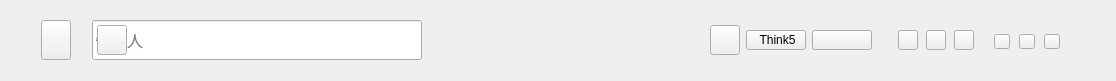
   <widget class="QWidget" name="title_widget" native="true">
    <property name="geometry">
     <rect>
      <x>200</x>
      <y>0</y>
      <width>1116</width>
      <height>81</height>
     </rect>
    </property>
    <property name="sizePolicy">
     <sizepolicy hsizetype="Expanding" vsizetype="Expanding">
      <horstretch>0</horstretch>
      <verstretch>0</verstretch>
     </sizepolicy>
    </property>
    <property name="minimumSize">
     <size>
      <width>0</width>
      <height>81</height>
     </size>
    </property>
    <property name="maximumSize">
     <size>
      <width>16777215</width>
      <height>81</height>
     </size>
    </property>
    <layout class="QHBoxLayout" name="horizontalLayout_2">
     <item>
      <spacer name="horizontalSpacer_5">
       <property name="orientation">
        <enum>Qt::Horizontal</enum>
       </property>
       <property name="sizeType">
        <enum>QSizePolicy::Minimum</enum>
       </property>
       <property name="sizeHint" stdset="0">
        <size>
         <width>30</width>
         <height>20</height>
        </size>
       </property>
      </spacer>
     </item>
     <item>
      <widget class="QPushButton" name="btn_back">
       <property name="minimumSize">
        <size>
         <width>30</width>
         <height>40</height>
        </size>
       </property>
       <property name="maximumSize">
        <size>
         <width>30</width>
         <height>40</height>
        </size>
       </property>
       <property name="cursor">
        <cursorShape>PointingHandCursor</cursorShape>
       </property>
       <property name="text">
        <string/>
       </property>
      </widget>
     </item>
     <item>
      <spacer name="horizontalSpacer_4">
       <property name="orientation">
        <enum>Qt::Horizontal</enum>
       </property>
       <property name="sizeType">
        <enum>QSizePolicy::Fixed</enum>
       </property>
       <property name="sizeHint" stdset="0">
        <size>
         <width>15</width>
         <height>15</height>
        </size>
       </property>
      </spacer>
     </item>
     <item>
      <widget class="QWidget" name="searshWidget" native="true">
       <property name="sizePolicy">
        <sizepolicy hsizetype="Fixed" vsizetype="Fixed">
         <horstretch>0</horstretch>
         <verstretch>0</verstretch>
        </sizepolicy>
       </property>
       <property name="minimumSize">
        <size>
         <width>330</width>
         <height>50</height>
        </size>
       </property>
       <property name="maximumSize">
        <size>
         <width>330</width>
         <height>50</height>
        </size>
       </property>
       <widget class="QLineEdit" name="line_search">
        <property name="geometry">
         <rect>
          <x>0</x>
          <y>5</y>
          <width>330</width>
          <height>40</height>
         </rect>
        </property>
        <property name="minimumSize">
         <size>
          <width>330</width>
          <height>40</height>
         </size>
        </property>
        <property name="maximumSize">
         <size>
          <width>330</width>
          <height>40</height>
         </size>
        </property>
        <property name="font">
         <font>
          <family>JetBrains Mono</family>
          <pointsize>12</pointsize>
         </font>
        </property>
        <property name="placeholderText">
         <string>告五人</string>
        </property>
       </widget>
       <widget class="QPushButton" name="btn_search">
        <property name="geometry">
         <rect>
          <x>5</x>
          <y>10</y>
          <width>30</width>
          <height>30</height>
         </rect>
        </property>
        <property name="minimumSize">
         <size>
          <width>30</width>
          <height>30</height>
         </size>
        </property>
        <property name="maximumSize">
         <size>
          <width>30</width>
          <height>30</height>
         </size>
        </property>
        <property name="cursor">
         <cursorShape>PointingHandCursor</cursorShape>
        </property>
        <property name="text">
         <string/>
        </property>
       </widget>
      </widget>
     </item>
     <item>
      <spacer name="horizontalSpacer">
       <property name="orientation">
        <enum>Qt::Horizontal</enum>
       </property>
       <property name="sizeType">
        <enum>QSizePolicy::Expanding</enum>
       </property>
       <property name="sizeHint" stdset="0">
        <size>
         <width>180</width>
         <height>20</height>
        </size>
       </property>
      </spacer>
     </item>
     <item>
      <widget class="QPushButton" name="btn_Profile">
       <property name="minimumSize">
        <size>
         <width>30</width>
         <height>30</height>
        </size>
       </property>
       <property name="maximumSize">
        <size>
         <width>30</width>
         <height>30</height>
        </size>
       </property>
       <property name="cursor">
        <cursorShape>PointingHandCursor</cursorShape>
       </property>
       <property name="text">
        <string/>
       </property>
      </widget>
     </item>
     <item>
      <widget class="QPushButton" name="btn_name">
       <property name="minimumSize">
        <size>
         <width>60</width>
         <height>20</height>
        </size>
       </property>
       <property name="maximumSize">
        <size>
         <width>60</width>
         <height>20</height>
        </size>
       </property>
       <property name="cursor">
        <cursorShape>PointingHandCursor</cursorShape>
       </property>
       <property name="text">
        <string> Think5</string>
       </property>
      </widget>
     </item>
     <item>
      <widget class="QPushButton" name="btn_vip">
       <property name="minimumSize">
        <size>
         <width>60</width>
         <height>20</height>
        </size>
       </property>
       <property name="maximumSize">
        <size>
         <width>60</width>
         <height>20</height>
        </size>
       </property>
       <property name="cursor">
        <cursorShape>PointingHandCursor</cursorShape>
       </property>
       <property name="text">
        <string/>
       </property>
      </widget>
     </item>
     <item>
      <spacer name="horizontalSpacer_6">
       <property name="orientation">
        <enum>Qt::Horizontal</enum>
       </property>
       <property name="sizeType">
        <enum>QSizePolicy::Minimum</enum>
       </property>
       <property name="sizeHint" stdset="0">
        <size>
         <width>20</width>
         <height>20</height>
        </size>
       </property>
      </spacer>
     </item>
     <item>
      <widget class="QPushButton" name="btn_msg">
       <property name="minimumSize">
        <size>
         <width>20</width>
         <height>20</height>
        </size>
       </property>
       <property name="maximumSize">
        <size>
         <width>20</width>
         <height>20</height>
        </size>
       </property>
       <property name="cursor">
        <cursorShape>PointingHandCursor</cursorShape>
       </property>
       <property name="text">
        <string/>
       </property>
      </widget>
     </item>
     <item>
      <spacer name="horizontalSpacer_12">
       <property name="orientation">
        <enum>Qt::Horizontal</enum>
       </property>
       <property name="sizeType">
        <enum>QSizePolicy::Minimum</enum>
       </property>
       <property name="sizeHint" stdset="0">
        <size>
         <width>2</width>
         <height>20</height>
        </size>
       </property>
      </spacer>
     </item>
     <item>
      <widget class="QPushButton" name="btn_setting">
       <property name="minimumSize">
        <size>
         <width>20</width>
         <height>20</height>
        </size>
       </property>
       <property name="maximumSize">
        <size>
         <width>20</width>
         <height>20</height>
        </size>
       </property>
       <property name="cursor">
        <cursorShape>PointingHandCursor</cursorShape>
       </property>
       <property name="text">
        <string/>
       </property>
      </widget>
     </item>
     <item>
      <spacer name="horizontalSpacer_13">
       <property name="orientation">
        <enum>Qt::Horizontal</enum>
       </property>
       <property name="sizeType">
        <enum>QSizePolicy::Minimum</enum>
       </property>
       <property name="sizeHint" stdset="0">
        <size>
         <width>2</width>
         <height>20</height>
        </size>
       </property>
      </spacer>
     </item>
     <item>
      <widget class="QPushButton" name="btn_skin">
       <property name="minimumSize">
        <size>
         <width>20</width>
         <height>20</height>
        </size>
       </property>
       <property name="maximumSize">
        <size>
         <width>20</width>
         <height>20</height>
        </size>
       </property>
       <property name="cursor">
        <cursorShape>PointingHandCursor</cursorShape>
       </property>
       <property name="text">
        <string/>
       </property>
      </widget>
     </item>
     <item>
      <widget class="QWidget" name="title_btn_widget" native="true">
       <property name="sizePolicy">
        <sizepolicy hsizetype="Fixed" vsizetype="Fixed">
         <horstretch>0</horstretch>
         <verstretch>0</verstretch>
        </sizepolicy>
       </property>
       <property name="minimumSize">
        <size>
         <width>95</width>
         <height>30</height>
        </size>
       </property>
       <property name="maximumSize">
        <size>
         <width>95</width>
         <height>30</height>
        </size>
       </property>
       <layout class="QHBoxLayout" name="horizontalLayout">
        <item>
         <spacer name="horizontalSpacer_14">
          <property name="orientation">
           <enum>Qt::Horizontal</enum>
          </property>
          <property name="sizeType">
           <enum>QSizePolicy::Fixed</enum>
          </property>
          <property name="sizeHint" stdset="0">
           <size>
            <width>2</width>
            <height>20</height>
           </size>
          </property>
         </spacer>
        </item>
        <item>
         <widget class="QPushButton" name="btn_minimize">
          <property name="sizePolicy">
           <sizepolicy hsizetype="Minimum" vsizetype="Minimum">
            <horstretch>0</horstretch>
            <verstretch>0</verstretch>
           </sizepolicy>
          </property>
          <property name="minimumSize">
           <size>
            <width>16</width>
            <height>15</height>
           </size>
          </property>
          <property name="maximumSize">
           <size>
            <width>16</width>
            <height>15</height>
           </size>
          </property>
          <property name="cursor">
           <cursorShape>PointingHandCursor</cursorShape>
          </property>
          <property name="text">
           <string/>
          </property>
         </widget>
        </item>
        <item>
         <spacer name="horizontalSpacer_2">
          <property name="orientation">
           <enum>Qt::Horizontal</enum>
          </property>
          <property name="sizeType">
           <enum>QSizePolicy::Fixed</enum>
          </property>
          <property name="sizeHint" stdset="0">
           <size>
            <width>0</width>
            <height>20</height>
           </size>
          </property>
         </spacer>
        </item>
        <item>
         <widget class="QPushButton" name="btn_maximize">
          <property name="sizePolicy">
           <sizepolicy hsizetype="Minimum" vsizetype="Minimum">
            <horstretch>0</horstretch>
            <verstretch>0</verstretch>
           </sizepolicy>
          </property>
          <property name="minimumSize">
           <size>
            <width>16</width>
            <height>15</height>
           </size>
          </property>
          <property name="maximumSize">
           <size>
            <width>16</width>
            <height>15</height>
           </size>
          </property>
          <property name="cursor">
           <cursorShape>PointingHandCursor</cursorShape>
          </property>
          <property name="text">
           <string/>
          </property>
         </widget>
        </item>
        <item>
         <spacer name="horizontalSpacer_3">
          <property name="orientation">
           <enum>Qt::Horizontal</enum>
          </property>
          <property name="sizeType">
           <enum>QSizePolicy::Fixed</enum>
          </property>
          <property name="sizeHint" stdset="0">
           <size>
            <width>0</width>
            <height>20</height>
           </size>
          </property>
         </spacer>
        </item>
        <item>
         <widget class="QPushButton" name="btn_close">
          <property name="sizePolicy">
           <sizepolicy hsizetype="Minimum" vsizetype="Minimum">
            <horstretch>0</horstretch>
            <verstretch>0</verstretch>
           </sizepolicy>
          </property>
          <property name="minimumSize">
           <size>
            <width>16</width>
            <height>15</height>
           </size>
          </property>
          <property name="maximumSize">
           <size>
            <width>16</width>
            <height>15</height>
           </size>
          </property>
          <property name="cursor">
           <cursorShape>PointingHandCursor</cursorShape>
          </property>
          <property name="text">
           <string/>
          </property>
         </widget>
        </item>
       </layout>
      </widget>
     </item>
     <item>
      <spacer name="horizontalSpacer_7">
       <property name="orientation">
        <enum>Qt::Horizontal</enum>
       </property>
       <property name="sizeType">
        <enum>QSizePolicy::Minimum</enum>
       </property>
       <property name="sizeHint" stdset="0">
        <size>
         <width>30</width>
         <height>20</height>
        </size>
       </property>
      </spacer>
     </item>
    </layout>
   </widget>
